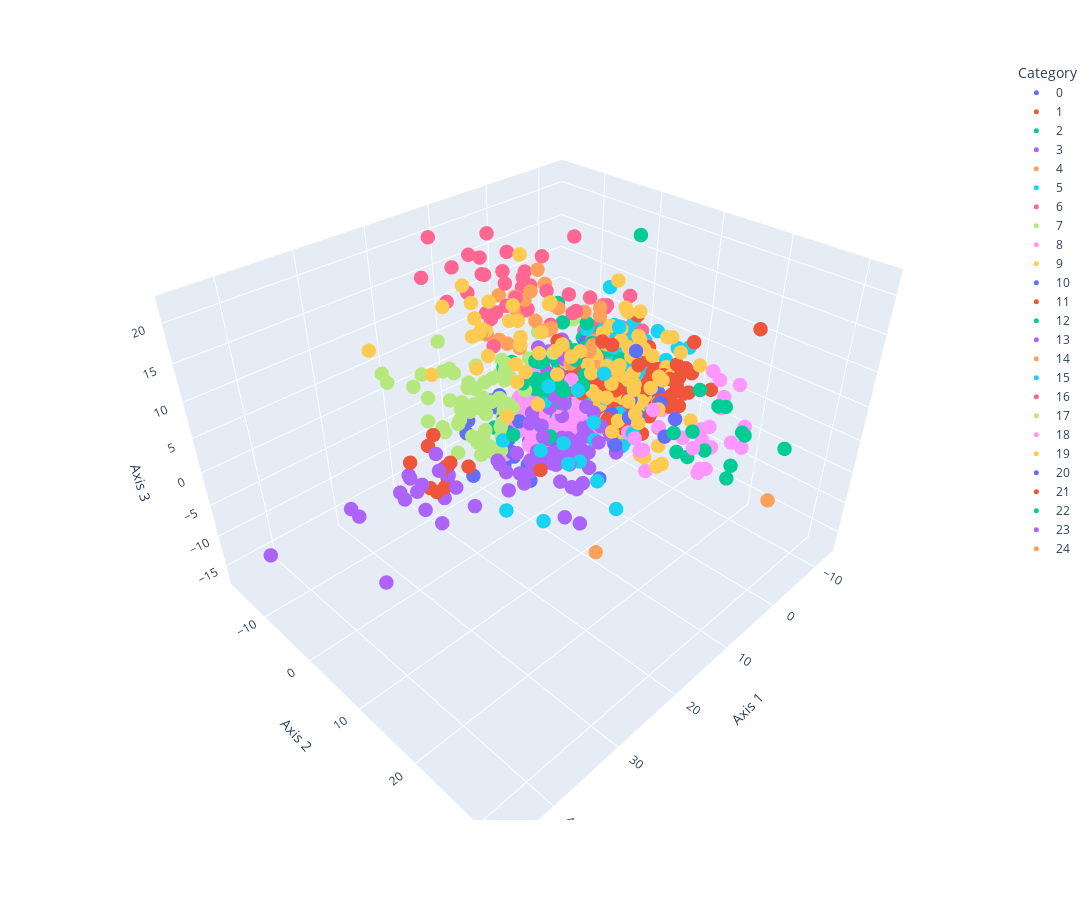

Here is the notebook cell this chart was saved with:
### Code cell
fig = px.scatter_3d(PCA_3D_Data, 
                    x='Axis 1', 
                    y='Axis 2', 
                    z='Axis 3',
                    color = "Category",
                    hover_data=['Metadata_EOS', "Metadata_Plate", "Metadata_Concentration"])

fig.update_layout(
    autosize=False,
    width=1300, ### change width
    height=900, ### change height
    #title = "If you want a title it goes here"])
    )

### marker size
fig.update_traces(marker={'size': 5})

fig.show()

### save as html file!
fig.write_html("./Figures/" + str(date.today()) + "_PCA_3D.html")

### Figure 1 — Plotly figure (JSON) as saved in the notebook; plotly's stock layout.template omitted (floating-point values rounded to 4 significant figures; data arrays with more than 128 entries replaced by an {"elided": "..."} marker saying what was removed)
{"data": [{"customdata": {"elided": "375x3 mixed values"}, "hovertemplate": "Category=0<br>Axis 1=%{x}<br>Axis 2=%{y}<br>Axis 3=%{z}<br>Metadata_EOS=%{customdata[0]}<br>Metadata_Plate=%{customdata[1]}<br>Metadata_Concentration=%{customdata[2]}<extra></extra>", "legendgroup": "0", "marker": {"color": "#636efa", "size": 5, "symbol": "circle"}, "mode": "markers", "name": "0", "scene": "scene", "showlegend": true, "type": "scatter3d", "x": {"elided": "375 float values"}, "y": {"elided": "375 float values"}, "z": {"elided": "375 float values"}}, {"customdata": {"elided": "376x3 mixed values"}, "hovertemplate": "Category=1<br>Axis 1=%{x}<br>Axis 2=%{y}<br>Axis 3=%{z}<br>Metadata_EOS=%{customdata[0]}<br>Metadata_Plate=%{customdata[1]}<br>Metadata_Concentration=%{customdata[2]}<extra></extra>", "legendgroup": "1", "marker": {"color": "#EF553B", "size": 5, "symbol": "circle"}, "mode": "markers", "name": "1", "scene": "scene", "showlegend": true, "type": "scatter3d", "x": {"elided": "376 float values"}, "y": {"elided": "376 float values"}, "z": {"elided": "376 float values"}}, {"customdata": {"elided": "340x3 mixed values"}, "hovertemplate": "Category=2<br>Axis 1=%{x}<br>Axis 2=%{y}<br>Axis 3=%{z}<br>Metadata_EOS=%{customdata[0]}<br>Metadata_Plate=%{customdata[1]}<br>Metadata_Concentration=%{customdata[2]}<extra></extra>", "legendgroup": "2", "marker": {"color": "#00cc96", "size": 5, "symbol": "circle"}, "mode": "markers", "name": "2", "scene": "scene", "showlegend": true, "type": "scatter3d", "x": {"elided": "340 float values"}, "y": {"elided": "340 float values"}, "z": {"elided": "340 float values"}}, {"customdata": {"elided": "169x3 mixed values"}, "hovertemplate": "Category=3<br>Axis 1=%{x}<br>Axis 2=%{y}<br>Axis 3=%{z}<br>Metadata_EOS=%{customdata[0]}<br>Metadata_Plate=%{customdata[1]}<br>Metadata_Concentration=%{customdata[2]}<extra></extra>", "legendgroup": "3", "marker": {"color": "#ab63fa", "size": 5, "symbol": "circle"}, "mode": "markers", "name": "3", "scene": "scene", "showlegend": true, "type": "scatter3d", "x": {"elided": "169 float values"}, "y": {"elided": "169 float values"}, "z": {"elided": "169 float values"}}, {"customdata": [["EOS102385", "B1007", 10], ["EOS102321", "B1007", 10], ["EOS100800", "B1003", 10], ["EOS101294", "B1004", 10], ["EOS101377", "B1004", 10], ["EOS102386", "B1007", 10]], "hovertemplate": "Category=4<br>Axis 1=%{x}<br>Axis 2=%{y}<br>Axis 3=%{z}<br>Metadata_EOS=%{customdata[0]}<br>Metadata_Plate=%{customdata[1]}<br>Metadata_Concentration=%{customdata[2]}<extra></extra>", "legendgroup": "4", "marker": {"color": "#FFA15A", "size": 5, "symbol": "circle"}, "mode": "markers", "name": "4", "scene": "scene", "showlegend": true, "type": "scatter3d", "x": [-5.079, -5.174, -5.229, -2.759, -2.278, -5.168], "y": [-4.153, -4.182, -2.891, -1.444, -3.033, -3.647], "z": [-0.8866, -1.5, 3.472, 0.4735, 0.7907, 0.01257]}, {"customdata": {"elided": "135x3 mixed values"}, "hovertemplate": "Category=5<br>Axis 1=%{x}<br>Axis 2=%{y}<br>Axis 3=%{z}<br>Metadata_EOS=%{customdata[0]}<br>Metadata_Plate=%{customdata[1]}<br>Metadata_Concentration=%{customdata[2]}<extra></extra>", "legendgroup": "5", "marker": {"color": "#19d3f3", "size": 5, "symbol": "circle"}, "mode": "markers", "name": "5", "scene": "scene", "showlegend": true, "type": "scatter3d", "x": {"elided": "135 float values"}, "y": {"elided": "135 float values"}, "z": {"elided": "135 float values"}}, {"customdata": {"elided": "62x3 mixed values"}, "hovertemplate": "Category=6<br>Axis 1=%{x}<br>Axis 2=%{y}<br>Axis 3=%{z}<br>Metadata_EOS=%{customdata[0]}<br>Metadata_Plate=%{customdata[1]}<br>Metadata_Concentration=%{customdata[2]}<extra></extra>", "legendgroup": "6", "marker": {"color": "#FF6692", "size": 5, "symbol": "circle"}, "mode": "markers", "name": "6", "scene": "scene", "showlegend": true, "type": "scatter3d", "x": [-8.724, -7.131, -5.637, -6.45, -6.202, -6.079, -6.522, -5.375, -6.462, -8.861, -7.693, -6.031, -9.531, -11.91, -7.641, -6.501, -5.639, -7.97, -9.206, -6.0, -7.685, -6.72, -10.3, -8.766, -6.033, -6.186, -8.328, -5.235, -6.396, -10.3, -6.347, -9.993, -10.2, -6.833, -6.408, -9.892, -7.305, -5.509, -5.583, -6.041, -11.2, -6.621, -10.18, -5.861, -7.5, -10.12, -7.459, -7.708, -9.468, -6.788, -6.386, -7.293, -8.715, -7.325, -9.366, -8.1, -4.243, -7.547, -8.412, -9.862, -6.194, -1.422], "y": [-2.431, -3.361, -2.925, -0.8462, -2.26, -1.414, -5.581, -3.595, -2.914, -2.467, -2.999, -1.851, 0.439, 0.5413, -2.713, -1.17, -3.681, -3.887, -0.9204, -0.8824, -2.07, -4.238, -5.57, -3.208, -2.788, -2.491, -1.822, -3.409, -3.419, -4.509, -5.172, -0.5204, -3.864, -2.178, -3.211, -1.043, -4.989, -2.343, -1.264, -1.432, -5.575, -4.371, -1.855, -4.073, -3.567, -1.258, -3.91, -4.181, -0.04334, -2.624, -2.688, -1.234, -1.077, -0.7319, 0.01117, -0.8385, -3.0, -2.585, -2.665, -7.687, -1.997, -3.824], "z": [-0.3744, 0.1814, 0.9714, 2.648, -1.015, 0.6599, 3.581, -1.114, 0.6606, 0.545, 0.6034, -2.074, 0.2501, 3.845, 0.873, -0.5509, -0.4863, 0.1743, 3.207, -0.03955, 1.606, -0.6682, 6.207, 0.7054, 1.855, -0.8244, 0.3957, -1.256, 0.7404, 0.04613, -0.5691, 2.648, -0.7011, 0.01717, -0.7149, 2.45, 3.659, 2.27, -0.9595, 8.902, 5.892, -0.1147, 4.151, 1.07, 5.278, 2.858, 1.657, 0.1528, 9.917, -0.8049, -0.1661, 0.4802, -0.4264, 4.211, -0.8794, 1.481, -0.675, 2.393, -0.4425, 6.846, 2.132, 1.333]}, {"customdata": {"elided": "217x3 mixed values"}, "hovertemplate": "Category=7<br>Axis 1=%{x}<br>Axis 2=%{y}<br>Axis 3=%{z}<br>Metadata_EOS=%{customdata[0]}<br>Metadata_Plate=%{customdata[1]}<br>Metadata_Concentration=%{customdata[2]}<extra></extra>", "legendgroup": "7", "marker": {"color": "#B6E880", "size": 5, "symbol": "circle"}, "mode": "markers", "name": "7", "scene": "scene", "showlegend": true, "type": "scatter3d", "x": {"elided": "217 float values"}, "y": {"elided": "217 float values"}, "z": {"elided": "217 float values"}}, {"customdata": {"elided": "146x3 mixed values"}, "hovertemplate": "Category=8<br>Axis 1=%{x}<br>Axis 2=%{y}<br>Axis 3=%{z}<br>Metadata_EOS=%{customdata[0]}<br>Metadata_Plate=%{customdata[1]}<br>Metadata_Concentration=%{customdata[2]}<extra></extra>", "legendgroup": "8", "marker": {"color": "#FF97FF", "size": 5, "symbol": "circle"}, "mode": "markers", "name": "8", "scene": "scene", "showlegend": true, "type": "scatter3d", "x": {"elided": "146 float values"}, "y": {"elided": "146 float values"}, "z": {"elided": "146 float values"}}, {"customdata": {"elided": "66x3 mixed values"}, "hovertemplate": "Category=9<br>Axis 1=%{x}<br>Axis 2=%{y}<br>Axis 3=%{z}<br>Metadata_EOS=%{customdata[0]}<br>Metadata_Plate=%{customdata[1]}<br>Metadata_Concentration=%{customdata[2]}<extra></extra>", "legendgroup": "9", "marker": {"color": "#FECB52", "size": 5, "symbol": "circle"}, "mode": "markers", "name": "9", "scene": "scene", "showlegend": true, "type": "scatter3d", "x": [0.9151, -1.168, 1.259, -7.846, 6.483, 1.302, -3.214, 0.8973, 2.95, -0.4929, 1.014, 0.7493, -3.366, -3.24, -5.565, 1.528, -0.9467, 4.308, -9.495, -1.393, 1.082, 2.873, 4.691, 0.6064, 1.83, -0.343, -1.975, 2.941, -5.306, 2.389, -0.0566, -2.973, 3.11, 0.9822, -3.164, -3.345, 3.656, -5.11, -2.275, -1.759, 2.871, 1.904, 3.684, -2.134, -2.873, -4.491, 0.6035, -5.721, -0.0733, 0.4228, -1.047, 11.65, 1.165, -3.068, 1.29, -2.211, 2.893, -4.306, -2.241, 9.065, -1.952, 0.6408, -0.5247, -2.667, 0.5825, -3.478], "y": [5.422, 7.075, 14.71, 8.28, 11.27, 10.31, 7.842, 4.213, 7.786, 6.05, 9.993, 9.746, 11.24, 2.89, 7.899, 14.66, 5.695, 13.59, 12.48, 8.946, 11.77, 11.89, 8.545, 9.202, 6.354, 13.05, 9.044, 4.595, 10.6, 15.57, 12.91, 6.531, 6.153, 5.253, 8.588, 10.79, 9.806, 14.93, 8.196, 2.649, 3.563, 15.99, 4.932, 5.241, 7.029, 8.782, 7.056, 10.77, 2.469, 6.813, 6.063, 12.98, 12.57, 4.028, 12.78, 7.848, 10.66, 5.916, 5.532, 15.15, 10.24, 2.807, 15.48, 5.684, 8.333, 5.604], "z": [11.31, 3.215, -2.432, 2.78, 0.6766, 15.23, 7.267, 9.818, 4.661, 3.923, 4.686, 3.653, 10.3, 15.29, -0.1967, 7.543, 2.161, 2.073, 4.133, -3.838, -5.437, 1.92, 3.695, -3.196, -1.902, 1.665, 0.3399, 2.103, 9.26, -4.686, 6.637, 3.234, 0.7967, 5.375, 0.3986, 0.4205, 0.2691, -1.441, -1.711, 6.497, 5.67, -4.306, 5.343, 12.67, 0.7798, -0.3868, 9.733, 3.48, 5.127, 11.22, -0.06337, 9.043, -5.412, 3.296, 5.502, 9.025, 3.271, 8.028, 12.15, 11.31, 7.763, 5.95, 10.95, 6.878, -3.888, 5.137]}, {"customdata": {"elided": "59x3 mixed values"}, "hovertemplate": "Category=10<br>Axis 1=%{x}<br>Axis 2=%{y}<br>Axis 3=%{z}<br>Metadata_EOS=%{customdata[0]}<br>Metadata_Plate=%{customdata[1]}<br>Metadata_Concentration=%{customdata[2]}<extra></extra>", "legendgroup": "10", "marker": {"color": "#636efa", "size": 5, "symbol": "circle"}, "mode": "markers", "name": "10", "scene": "scene", "showlegend": true, "type": "scatter3d", "x": [3.791, 11.48, 5.548, 8.126, 11.79, 12.94, 5.904, 11.17, 9.372, 3.132, 8.489, 16.95, 4.088, 7.982, 8.568, 9.8, 5.171, 4.383, 6.047, 8.664, 4.132, 3.279, 8.107, 4.651, 5.0, 11.33, 6.924, 6.105, 8.727, 7.981, 5.749, 10.55, 9.851, 3.035, 12.74, 9.49, 6.355, 7.389, 9.77, 5.859, 3.724, 3.012, 4.446, 3.333, 13.24, 14.52, 10.52, 6.61, 8.472, 13.5, 9.439, 6.596, 9.547, 6.125, 11.19, 4.973, 5.163, 4.837, 8.875], "y": [-6.174, -3.166, -5.232, -5.285, -1.23, -1.9, -4.829, -0.7168, -7.347, -3.851, -5.001, -3.711, -2.793, -0.04376, -1.365, -0.5846, -0.3428, 0.492, -2.986, -1.405, -6.017, -5.82, -0.7321, -3.248, -0.8344, -4.271, -1.381, -4.782, 2.794, -4.94, -6.996, -3.568, -4.126, -1.068, -0.4908, -4.766, -5.057, 2.139, -7.856, -2.462, -3.204, -3.834, -2.52, -5.418, -8.678, -0.0946, -8.305, -3.652, -1.538, -8.827, -5.784, -6.468, -6.831, -0.3443, -3.715, -2.831, -2.69, -3.97, -6.357], "z": [-3.31, -8.137, -2.613, -5.221, -6.95, -8.156, -5.024, -1.253, -2.934, -3.256, -4.786, -8.735, -5.045, -5.373, -12.9, -9.048, -4.911, -3.361, -6.971, -5.957, -2.688, -2.627, -5.706, -4.997, -3.641, 1.269, -4.513, -0.3439, -6.623, -3.129, -4.649, -4.693, -5.435, -6.254, -5.353, -7.078, -1.502, -4.736, -1.902, -3.889, -3.033, -4.001, -0.8313, -4.183, -3.95, -2.726, -3.102, 0.7112, -3.995, -5.992, -4.925, -3.444, -2.5, -8.952, -2.26, -2.854, -3.937, -2.124, -2.777]}, {"customdata": {"elided": "57x3 mixed values"}, "hovertemplate": "Category=11<br>Axis 1=%{x}<br>Axis 2=%{y}<br>Axis 3=%{z}<br>Metadata_EOS=%{customdata[0]}<br>Metadata_Plate=%{customdata[1]}<br>Metadata_Concentration=%{customdata[2]}<extra></extra>", "legendgroup": "11", "marker": {"color": "#EF553B", "size": 5, "symbol": "circle"}, "mode": "markers", "name": "11", "scene": "scene", "showlegend": true, "type": "scatter3d", "x": [-5.062, -2.412, 2.531, -5.583, -5.74, -0.1997, -7.65, -3.252, -7.003, -6.31, -0.8474, -4.833, -3.769, -7.534, -2.847, -2.558, -7.636, -3.736, -5.545, -2.951, -3.406, -9.187, -0.368, -8.731, 1.204, 3.098, -8.336, -0.9272, -3.571, -3.741, -3.131, -5.581, -4.947, -4.475, -2.707, -1.342, 1.781, -2.763, -4.571, -6.231, -4.394, -7.271, -3.613, -8.708, 3.884, -1.155, -5.904, -5.493, -2.951, -3.678, -0.3407, -4.268, -4.839, -12.54, -6.689, -0.8062, -4.239], "y": [8.015, 10.81, 7.077, 17.13, 6.731, 8.36, 5.878, 7.096, 9.057, 13.33, 9.02, 7.414, 8.368, 7.481, 10.24, 11.73, 12.41, 9.459, 11.21, 12.5, 12.53, 11.54, 11.68, 6.238, 9.009, 7.686, 11.1, 7.539, 9.263, 12.85, 11.02, 12.1, 9.184, 8.973, 6.889, 7.631, 4.98, 11.57, 13.22, 6.303, 11.05, 10.66, 8.582, 7.998, 8.236, 7.444, 12.86, 7.213, 8.438, 8.597, 5.718, 5.576, 6.915, 18.83, 8.782, 10.4, 7.825], "z": [-0.0979, -0.5571, 3.327, 4.117, 0.3457, -4.026, 0.6024, 4.516, 1.68, 9.234, -1.295, 4.839, -0.7244, 0.1278, 4.095, -2.882, 0.6719, -0.5349, 0.7277, 4.854, 0.445, 2.651, -0.04395, 1.272, -2.609, 10.31, 3.594, -1.557, 4.171, 6.806, 0.3822, 3.749, 2.588, -0.9991, -1.034, 1.05, 9.224, 1.29, 0.3121, 5.739, -0.8667, 1.181, 2.021, 0.7746, -0.1503, 0.4421, 1.482, -0.416, 1.065, 1.304, 1.29, 10.94, -0.9549, 10.81, 2.241, -3.65, -0.8393]}, {"customdata": [["EOS101804", "B1006", 10], ["EOS100499", "B1002", 10], ["EOS101209", "B1004", 10], ["EOS101293", "B1004", 10], ["EOS100824", "B1003", 10], ["EOS100414", "B1002", 10], ["EOS100280", "B1001", 10], ["EOS100465", "B1002", 10], ["EOS101240", "B1004", 10], ["EOS101632", "B1005", 10], ["EOS100193", "B1001", 10], ["EOS100028", "B1001", 10], ["EOS102000", "B1006", 10], ["EOS101805", "B1006", 10], ["EOS100536", "B1002", 10], ["EOS100070", "B1001", 10], ["EOS100353", "B1002", 10], ["EOS100880", "B1003", 10], ["EOS101764", "B1006", 10], ["EOS100342", "B1001", 10], ["EOS101310", "B1004", 10], ["EOS100333", "B1001", 10], ["EOS101567", "B1005", 10], ["EOS100135", "B1001", 10], ["EOS101357", "B1004", 10], ["EOS100124", "B1001", 10], ["EOS102393", "B1007", 10], ["EOS100544", "B1002", 10]], "hovertemplate": "Category=12<br>Axis 1=%{x}<br>Axis 2=%{y}<br>Axis 3=%{z}<br>Metadata_EOS=%{customdata[0]}<br>Metadata_Plate=%{customdata[1]}<br>Metadata_Concentration=%{customdata[2]}<extra></extra>", "legendgroup": "12", "marker": {"color": "#00cc96", "size": 5, "symbol": "circle"}, "mode": "markers", "name": "12", "scene": "scene", "showlegend": true, "type": "scatter3d", "x": [11.03, 10.6, 8.146, 7.583, 6.709, 6.359, 11.07, 9.423, 11.36, 4.118, 11.05, 6.275, 15.24, 7.005, 2.465, 10.05, 6.649, 10.38, 8.573, 7.941, 9.136, 7.567, 10.15, 13.28, 9.423, 10.1, 9.332, 4.434], "y": [-0.1211, 3.216, 1.076, -0.04863, 2.705, 5.986, 4.844, 0.5384, -3.266, 4.249, -3.689, -1.928, 2.438, 0.3801, 3.323, 6.111, -1.317, -2.738, 2.704, 3.511, 2.829, 3.996, 2.343, -3.255, 0.6902, 1.245, 4.913, 2.832], "z": [4.805, 4.987, -0.5286, 6.567, 3.478, 5.046, -0.928, 3.505, 5.985, 4.905, 0.1686, 5.22, 0.1494, 3.968, 4.058, 5.997, 5.675, 6.592, 3.262, 2.114, 2.115, 2.014, -1.009, -2.435, 5.104, 8.246, 5.814, 6.758]}, {"customdata": {"elided": "67x3 mixed values"}, "hovertemplate": "Category=13<br>Axis 1=%{x}<br>Axis 2=%{y}<br>Axis 3=%{z}<br>Metadata_EOS=%{customdata[0]}<br>Metadata_Plate=%{customdata[1]}<br>Metadata_Concentration=%{customdata[2]}<extra></extra>", "legendgroup": "13", "marker": {"color": "#ab63fa", "size": 5, "symbol": "circle"}, "mode": "markers", "name": "13", "scene": "scene", "showlegend": true, "type": "scatter3d", "x": [12.44, 5.151, 15.13, 14.12, 11.61, 11.75, 8.591, 16.76, 12.62, 5.297, 4.144, 5.671, 13.46, 6.348, 9.665, 13.58, 14.7, 8.994, 3.699, 7.808, 4.69, 13.71, -0.1071, 14.64, 9.15, 9.551, 10.34, 11.56, 11.53, 8.625, 13.27, 8.31, 1.596, 5.253, 10.04, 4.41, 7.466, 12.08, 15.11, 9.162, 10.3, 14.36, 7.235, 13.6, 4.844, 14.94, 9.088, 5.249, 11.5, 5.217, 8.637, 14.99, 5.567, 8.854, 9.505, 10.09, 2.914, 7.495, 8.06, 9.851, 8.681, 2.995, 8.175, 6.282, 13.3, 6.152, 11.34], "y": [8.085, 4.346, 0.8354, 4.47, 7.221, 2.503, 4.609, 1.055, 4.25, 4.253, 10.18, 8.671, 9.939, 2.427, 11.82, 1.285, 0.755, 1.852, 3.87, 6.031, 3.709, 4.285, 7.772, 3.715, 6.28, 3.207, 3.856, 9.305, 6.418, 2.567, 12.39, 8.398, 7.675, 5.287, 5.358, 4.635, 6.472, 3.528, 7.594, 8.569, 4.392, 4.523, 4.351, 3.808, 5.874, 3.221, 4.476, 6.992, 3.758, 6.352, 4.211, 11.94, 2.09, 8.743, 6.998, 5.593, 3.438, 6.485, 4.321, 4.028, 3.13, 8.159, 9.146, 6.309, 9.613, 4.186, 6.249], "z": [-5.729, -6.444, -6.675, -5.093, -2.063, 0.5582, -2.538, -3.816, -4.073, -6.497, -4.307, -0.1576, -9.954, -1.202, 0.8944, -4.157, -9.99, -7.579, -4.936, -3.312, -5.655, 3.633, -5.706, -7.222, -1.496, 1.965, -2.215, -6.441, -4.397, -3.458, -9.618, 3.913, -5.379, -3.687, -4.834, -2.859, -2.671, -3.449, 2.321, -2.091, -4.238, 2.479, -2.59, -3.999, -3.473, -5.693, -4.485, 0.9422, 0.371, -5.715, 3.965, 0.3926, 0.9265, -7.591, -3.57, -4.53, -3.953, -10.61, 2.399, -6.318, 3.44, -3.145, -5.231, -6.294, -1.079, -5.404, -3.302]}, {"customdata": [["EOS100030", "B1001", 10], ["EOS100174", "B1001", 10], ["EOS100156", "B1001", 10], ["EOS101430", "B1005", 10], ["EOS100063", "B1001", 10], ["EOS100157", "B1001", 10], ["EOS102283", "B1007", 10], ["EOS101521", "B1005", 10], ["EOS100432", "B1002", 10], ["EOS100953", "B1003", 10], ["EOS100682", "B1002", 10], ["EOS100990", "B1003", 10], ["EOS101960", "B1006", 10], ["EOS100463", "B1002", 10], ["EOS101246", "B1004", 10], ["EOS100586", "B1002", 10], ["EOS101257", "B1004", 10], ["EOS100958", "B1003", 10], ["EOS102018", "B1006", 10], ["EOS100603", "B1002", 10], ["EOS100370", "B1002", 10], ["EOS101216", "B1004", 10], ["EOS100822", "B1003", 10], ["EOS101752", "B1005", 10], ["EOS100699", "B1002", 10], ["EOS100649", "B1002", 10], ["EOS100850", "B1003", 10]], "hovertemplate": "Category=14<br>Axis 1=%{x}<br>Axis 2=%{y}<br>Axis 3=%{z}<br>Metadata_EOS=%{customdata[0]}<br>Metadata_Plate=%{customdata[1]}<br>Metadata_Concentration=%{customdata[2]}<extra></extra>", "legendgroup": "14", "marker": {"color": "#FFA15A", "size": 5, "symbol": "circle"}, "mode": "markers", "name": "14", "scene": "scene", "showlegend": true, "type": "scatter3d", "x": [1.219, 4.336, 7.104, 4.749, 7.709, -3.65, 6.096, 5.942, 6.784, 5.396, 2.441, -2.567, 2.473, 14.44, 0.7741, 5.377, -2.215, -2.275, 3.414, 0.537, 5.322, 6.692, 4.939, 3.919, 0.1292, 7.381, 5.191], "y": [3.645, -2.299, 1.032, -7.518, -6.393, -0.3161, -4.731, -9.793, -11.52, -3.47, -2.198, -2.138, -4.678, -3.807, -2.84, -2.776, -7.606, 0.8498, 1.053, -7.961, 5.919, -9.133, -2.012, -5.854, 1.9, -4.371, -7.474], "z": [4.643, 9.053, 11.64, 9.643, 6.753, 8.921, 13.16, 11.99, 5.766, 10.37, 11.56, 9.24, 14.19, 11.96, 4.727, 5.071, 8.414, 11.07, 5.04, 14.47, 9.602, 5.854, 9.367, 13.22, 6.791, 6.776, 12.35]}, {"customdata": [["EOS101115", "B1004", 10], ["EOS100631", "B1002", 10], ["EOS102418", "B1007", 10], ["EOS100703", "B1002", 10], ["EOS101673", "B1005", 10], ["EOS100700", "B1002", 10], ["EOS102379", "B1007", 10], ["EOS100154", "B1001", 10], ["EOS101944", "B1006", 10], ["EOS100604", "B1002", 10], ["EOS100601", "B1002", 10], ["EOS100837", "B1003", 10], ["EOS101221", "B1004", 10], ["EOS101399", "B1004", 10], ["EOS101392", "B1004", 10], ["EOS101334", "B1004", 10], ["EOS101474", "B1005", 10], ["EOS101282", "B1004", 10], ["EOS101299", "B1004", 10], ["EOS101609", "B1005", 10], ["EOS100479", "B1002", 10], ["EOS100039", "B1001", 10], ["EOS100179", "B1001", 10], ["EOS100489", "B1002", 10]], "hovertemplate": "Category=15<br>Axis 1=%{x}<br>Axis 2=%{y}<br>Axis 3=%{z}<br>Metadata_EOS=%{customdata[0]}<br>Metadata_Plate=%{customdata[1]}<br>Metadata_Concentration=%{customdata[2]}<extra></extra>", "legendgroup": "15", "marker": {"color": "#19d3f3", "size": 5, "symbol": "circle"}, "mode": "markers", "name": "15", "scene": "scene", "showlegend": true, "type": "scatter3d", "x": [0.4552, 1.882, 10.93, 7.765, 16.42, 9.277, 19.85, 6.529, 11.83, 9.649, 17.21, 10.35, 9.728, 3.88, 15.72, 9.709, 3.157, 1.271, 4.746, 7.851, 4.317, 10.57, 20.71, 0.735], "y": [8.539, 2.781, 7.111, 6.423, 1.793, 11.85, 5.851, 8.434, 10.76, 11.88, 9.279, 15.79, 2.549, 12.49, 12.41, 10.96, 10.34, 8.007, 10.0, 3.439, 8.081, 4.041, 13.26, 6.378], "z": [-5.264, -0.02696, -0.9683, 5.196, -0.4363, 10.59, -7.464, -1.994, -1.453, -5.116, 2.269, -6.976, 2.687, -0.2795, 1.122, 3.475, -3.679, -0.558, 14.33, 3.296, 3.22, 5.966, -4.263, -2.158]}, {"customdata": [["EOS101610", "B1005", 10], ["EOS100864", "B1003", 10], ["EOS100976", "B1003", 10], ["EOS100856", "B1003", 10], ["EOS100774", "B1003", 10], ["EOS100064", "B1001", 10], ["EOS100024", "B1001", 10], ["EOS100746", "B1003", 10], ["EOS102288", "B1007", 10], ["EOS100847", "B1003", 10], ["EOS100987", "B1003", 10], ["EOS100289", "B1001", 10], ["EOS101582", "B1005", 10], ["EOS101402", "B1004", 10], ["EOS100251", "B1001", 10], ["EOS100296", "B1001", 10], ["EOS100312", "B1001", 10], ["EOS101473", "B1005", 10], ["EOS100410", "B1002", 10], ["EOS100418", "B1002", 10], ["EOS100422", "B1002", 10], ["EOS101820", "B1006", 10], ["EOS101584", "B1005", 10], ["EOS101232", "B1004", 10], ["EOS101534", "B1005", 10], ["EOS101098", "B1004", 10], ["EOS101725", "B1005", 10], ["EOS101051", "B1003", 10], ["EOS100635", "B1002", 10], ["EOS101036", "B1003", 10], ["EOS101012", "B1003", 10], ["EOS100999", "B1003", 10], ["EOS101179", "B1004", 10], ["EOS101886", "B1006", 10]], "hovertemplate": "Category=16<br>Axis 1=%{x}<br>Axis 2=%{y}<br>Axis 3=%{z}<br>Metadata_EOS=%{customdata[0]}<br>Metadata_Plate=%{customdata[1]}<br>Metadata_Concentration=%{customdata[2]}<extra></extra>", "legendgroup": "16", "marker": {"color": "#FF6692", "size": 5, "symbol": "circle"}, "mode": "markers", "name": "16", "scene": "scene", "showlegend": true, "type": "scatter3d", "x": [14.56, 10.26, 5.309, 2.308, 0.5859, 10.34, 2.277, 8.179, 0.2086, 1.547, 6.081, 1.53, 3.034, 9.18, 6.086, -2.652, 5.037, 5.1, 9.961, 1.668, 8.909, 12.61, 2.53, 4.61, 3.074, -0.3673, 8.361, 3.012, 9.894, 7.876, 14.54, 4.339, 9.132, 3.041], "y": [-14.92, -6.289, -13.28, -11.97, -1.394, -7.57, -5.411, -7.909, -5.765, -8.329, -12.85, -1.262, -12.11, -8.728, -8.381, -4.405, -16.67, -5.208, -6.973, -9.232, -5.153, -15.42, -8.2, -13.28, -8.16, -1.663, -10.54, -8.399, -14.39, -4.493, -10.05, -7.7, -12.39, -3.787], "z": [15.65, 7.412, 13.56, 16.31, 10.49, 8.993, 17.74, 10.95, 6.968, 12.41, 14.03, 13.54, 13.71, 10.96, 14.22, 19.25, 15.29, 11.29, 11.01, 14.16, 13.17, 20.4, 9.122, 19.21, 14.15, 10.34, 17.86, 12.6, 15.76, 14.14, 13.99, 11.77, 12.56, 13.7]}, {"customdata": {"elided": "58x3 mixed values"}, "hovertemplate": "Category=17<br>Axis 1=%{x}<br>Axis 2=%{y}<br>Axis 3=%{z}<br>Metadata_EOS=%{customdata[0]}<br>Metadata_Plate=%{customdata[1]}<br>Metadata_Concentration=%{customdata[2]}<extra></extra>", "legendgroup": "17", "marker": {"color": "#B6E880", "size": 5, "symbol": "circle"}, "mode": "markers", "name": "17", "scene": "scene", "showlegend": true, "type": "scatter3d", "x": [14.55, 5.955, 11.27, 16.37, 21.59, 10.36, 13.73, 19.73, 11.67, 13.34, 12.67, 18.48, 11.81, 15.67, 11.91, 15.26, 23.59, 15.47, 18.3, 14.39, 15.31, 18.57, 18.1, 13.02, 20.03, 20.38, 25.13, 17.49, 16.2, 14.41, 18.5, 16.28, 15.95, 14.62, 16.29, 18.11, 9.719, 13.88, 13.38, 17.05, 13.24, 14.63, 8.338, 15.5, 19.12, 19.39, 12.49, 10.85, 19.0, 15.85, 13.34, 8.295, 18.26, 14.46, 10.79, 13.33, 18.56, 12.96], "y": [-6.407, -9.493, -10.52, -2.837, -6.155, -3.606, -4.335, -5.623, -3.956, -1.676, -1.565, -7.652, -5.017, -2.842, -7.015, -5.981, -12.71, 0.3422, -13.56, -4.831, -7.273, -4.492, 1.259, -3.892, -1.722, 1.507, -9.461, 0.01104, -2.788, 1.033, -11.21, -0.8968, -3.73, -12.36, -8.214, -7.293, -9.001, -1.265, -5.724, -6.131, -8.184, 0.1756, -9.966, 0.3602, -9.865, -3.626, -0.473, -4.245, -5.058, -1.082, -7.12, -6.45, 0.6214, -0.7202, 0.07141, -0.7955, -3.863, -0.7667], "z": [-4.801, 2.279, 0.4912, 8.531, 4.631, -0.4888, -0.595, -1.177, 4.628, -0.9032, 6.788, -2.013, 3.772, -2.661, -0.05087, 3.414, 6.223, 4.795, 1.56, -4.281, 0.6085, 7.661, 5.9, 1.198, 4.277, 1.104, 6.969, 3.271, -5.174, 7.783, 4.558, -2.794, 4.584, 7.451, 5.754, 6.512, 0.4906, -2.639, -0.5453, -1.426, -2.265, 2.585, 7.915, -3.175, -1.835, -3.612, 1.526, -2.209, 3.609, -3.969, -0.5304, 1.318, 1.474, -0.5772, 3.744, 8.441, 1.009, 2.294]}, {"customdata": [["EOS101084", "B1004", 10], ["EOS100689", "B1002", 10], ["EOS100934", "B1003", 10], ["EOS101166", "B1004", 10], ["EOS101205", "B1004", 10], ["EOS101197", "B1004", 10], ["EOS101229", "B1004", 10], ["EOS101176", "B1004", 10], ["EOS101028", "B1003", 10], ["EOS101305", "B1004", 10], ["EOS101728", "B1005", 10], ["EOS102437", "B1007", 10], ["EOS101668", "B1005", 10], ["EOS101292", "B1004", 10], ["EOS101651", "B1005", 10], ["EOS101649", "B1005", 10], ["EOS101544", "B1005", 10], ["EOS102327", "B1007", 10], ["EOS101515", "B1005", 10], ["EOS101312", "B1004", 10], ["EOS101349", "B1004", 10], ["EOS100636", "B1002", 10], ["EOS101436", "B1005", 10], ["EOS100542", "B1002", 10], ["EOS101502", "B1005", 10]], "hovertemplate": "Category=18<br>Axis 1=%{x}<br>Axis 2=%{y}<br>Axis 3=%{z}<br>Metadata_EOS=%{customdata[0]}<br>Metadata_Plate=%{customdata[1]}<br>Metadata_Concentration=%{customdata[2]}<extra></extra>", "legendgroup": "18", "marker": {"color": "#FF97FF", "size": 5, "symbol": "circle"}, "mode": "markers", "name": "18", "scene": "scene", "showlegend": true, "type": "scatter3d", "x": [4.534, 1.06, -5.079, -0.697, -0.03358, -1.668, -1.605, -4.952, 4.031, -2.362, 2.744, 0.933, 3.42, 3.131, -3.11, -2.077, -2.442, 0.5891, -3.565, -7.791, 0.9714, 2.361, -3.518, 1.696, -2.76], "y": [13.37, 12.18, 16.78, 20.26, 25.91, 16.33, 19.33, 19.6, 21.82, 20.28, 14.52, 21.97, 22.5, 13.22, 19.84, 21.13, 23.01, 14.04, 18.91, 19.89, 21.12, 10.56, 23.93, 13.34, 11.91], "z": [-0.2773, -4.424, -1.929, 10.27, 2.32, -1.81, -0.6338, 4.42, 2.245, -1.662, 3.707, -2.424, -1.426, -2.989, 7.808, 4.83, 0.4043, -0.1447, 0.2525, 5.081, -2.871, -1.815, 2.712, -6.975, -0.04143]}, {"customdata": [["EOS100834", "B1003", 10], ["EOS100855", "B1003", 10], ["EOS100950", "B1003", 10], ["EOS100500", "B1002", 10], ["EOS100503", "B1002", 10], ["EOS100898", "B1003", 10], ["EOS100408", "B1002", 10], ["EOS100376", "B1002", 10], ["EOS100270", "B1001", 10], ["EOS100948", "B1003", 10], ["EOS100140", "B1001", 10], ["EOS100598", "B1002", 10], ["EOS100440", "B1002", 10], ["EOS102252", "B1007", 10], ["EOS101517", "B1005", 10], ["EOS101711", "B1005", 10], ["EOS101532", "B1005", 10], ["EOS101302", "B1004", 10], ["EOS101196", "B1004", 10], ["EOS101796", "B1006", 10], ["EOS101807", "B1006", 10], ["EOS101852", "B1006", 10], ["EOS101389", "B1004", 10], ["EOS101744", "B1005", 10], ["EOS101281", "B1004", 10], ["EOS101633", "B1005", 10], ["EOS101985", "B1006", 10], ["EOS101455", "B1005", 10], ["EOS102036", "B1006", 10], ["EOS102282", "B1007", 10], ["EOS102337", "B1007", 10], ["EOS102159", "B1007", 10], ["EOS101101", "B1004", 10]], "hovertemplate": "Category=19<br>Axis 1=%{x}<br>Axis 2=%{y}<br>Axis 3=%{z}<br>Metadata_EOS=%{customdata[0]}<br>Metadata_Plate=%{customdata[1]}<br>Metadata_Concentration=%{customdata[2]}<extra></extra>", "legendgroup": "19", "marker": {"color": "#FECB52", "size": 5, "symbol": "circle"}, "mode": "markers", "name": "19", "scene": "scene", "showlegend": true, "type": "scatter3d", "x": [11.88, 9.955, 20.9, 12.06, 11.44, 18.19, 10.73, 28.15, 22.48, 17.63, 13.12, 15.01, 13.85, 13.39, 10.55, 17.26, 10.57, 12.98, 14.7, 16.03, 9.15, 9.178, 14.8, 13.39, 13.51, 16.16, 14.78, 15.24, 13.55, 17.57, 9.317, 8.723, 14.65], "y": [6.5, -1.577, -2.942, 5.698, 4.881, -2.51, 9.271, -7.974, -3.852, 4.027, 7.958, 4.552, -2.903, 2.078, -0.887, -2.15, -2.885, 0.3752, 2.735, -1.855, 6.458, 1.475, -2.299, -6.818, -3.986, -2.966, -3.938, 7.07, 1.334, -1.316, -2.658, 4.524, 6.262], "z": [12.57, 9.347, 18.14, 18.64, 17.92, 20.03, 13.15, 13.3, 9.372, 4.856, 10.48, 10.18, 16.32, 13.25, 21.97, 17.62, 12.49, 16.69, 7.812, 13.9, 10.63, 12.05, 9.453, 9.847, 11.76, 14.9, 11.89, 13.82, 9.288, 9.261, 12.15, 11.38, 6.199]}, {"customdata": [["EOS101682", "B1005", 10], ["EOS101479", "B1005", 10], ["EOS100618", "B1002", 10], ["EOS100986", "B1003", 10], ["EOS101773", "B1006", 10], ["EOS101113", "B1004", 10], ["EOS100122", "B1001", 10], ["EOS100103", "B1001", 10], ["EOS101076", "B1004", 10], ["EOS100061", "B1001", 10], ["EOS100992", "B1003", 10], ["EOS100759", "B1003", 10]], "hovertemplate": "Category=20<br>Axis 1=%{x}<br>Axis 2=%{y}<br>Axis 3=%{z}<br>Metadata_EOS=%{customdata[0]}<br>Metadata_Plate=%{customdata[1]}<br>Metadata_Concentration=%{customdata[2]}<extra></extra>", "legendgroup": "20", "marker": {"color": "#636efa", "size": 5, "symbol": "circle"}, "mode": "markers", "name": "20", "scene": "scene", "showlegend": true, "type": "scatter3d", "x": [-0.4616, 3.179, 10.29, 8.724, 3.084, -1.719, -4.79, 0.237, 1.201, 0.6566, -0.2579, 6.529], "y": [15.7, 11.17, 14.98, 11.42, 8.144, 12.29, 9.599, 7.956, 9.658, 10.69, 8.859, 19.34], "z": [1.385, 1.224, 2.383, -5.443, 0.2814, 1.65, 0.575, -1.902, 2.362, -0.05553, 8.58, 3.944]}, {"customdata": [["EOS101684", "B1005", 10], ["EOS100234", "B1001", 10], ["EOS101661", "B1005", 10], ["EOS100492", "B1002", 10], ["EOS101612", "B1005", 10], ["EOS100406", "B1002", 10], ["EOS100001", "B1001", 10], ["EOS100861", "B1003", 10], ["EOS101206", "B1004", 10], ["EOS100922", "B1003", 10], ["EOS100806", "B1003", 10], ["EOS101103", "B1004", 10]], "hovertemplate": "Category=21<br>Axis 1=%{x}<br>Axis 2=%{y}<br>Axis 3=%{z}<br>Metadata_EOS=%{customdata[0]}<br>Metadata_Plate=%{customdata[1]}<br>Metadata_Concentration=%{customdata[2]}<extra></extra>", "legendgroup": "21", "marker": {"color": "#EF553B", "size": 5, "symbol": "circle"}, "mode": "markers", "name": "21", "scene": "scene", "showlegend": true, "type": "scatter3d", "x": [22.15, 21.9, 24.75, 26.12, 22.84, 25.5, 21.79, 19.23, 25.75, 24.19, 27.98, 13.64], "y": [-2.645, -3.678, -1.667, -1.175, -0.995, 1.005, -5.433, -1.858, -1.403, 0.00989, -2.256, 5.698], "z": [-5.792, -7.913, -6.006, -4.326, -2.032, -0.468, -0.5351, -5.009, 1.804, -1.65, 0.01324, -4.495]}, {"customdata": [["EOS101069", "B1004", 10], ["EOS101252", "B1004", 10], ["EOS101287", "B1004", 10], ["EOS100254", "B1001", 10], ["EOS100444", "B1002", 10], ["EOS100641", "B1002", 10], ["EOS100459", "B1002", 10], ["EOS100466", "B1002", 10], ["EOS100474", "B1002", 10], ["EOS100595", "B1002", 10], ["EOS101593", "B1005", 10], ["EOS100585", "B1002", 10], ["EOS100311", "B1001", 10]], "hovertemplate": "Category=22<br>Axis 1=%{x}<br>Axis 2=%{y}<br>Axis 3=%{z}<br>Metadata_EOS=%{customdata[0]}<br>Metadata_Plate=%{customdata[1]}<br>Metadata_Concentration=%{customdata[2]}<extra></extra>", "legendgroup": "22", "marker": {"color": "#00cc96", "size": 5, "symbol": "circle"}, "mode": "markers", "name": "22", "scene": "scene", "showlegend": true, "type": "scatter3d", "x": [-0.2568, 4.672, -0.1123, -1.94, 1.944, 3.353, 8.846, 8.112, -0.759, 5.552, 1.847, 3.519, -3.054], "y": [25.57, 27.28, 26.03, 20.83, 20.46, 26.81, 22.84, 21.68, 22.57, 22.5, 22.06, 20.83, 29.89], "z": [4.249, 1.021, 4.125, 4.995, 8.917, 1.912, 4.695, 6.404, 6.264, 5.729, 0.9245, 0.1605, 2.658]}, {"customdata": [["EOS101921", "B1006", 10], ["EOS100956", "B1003", 10], ["EOS100931", "B1003", 10], ["EOS102213", "B1007", 10], ["EOS102214", "B1007", 10], ["EOS102250", "B1007", 10], ["EOS100885", "B1003", 10], ["EOS101898", "B1006", 10], ["EOS101535", "B1005", 10], ["EOS101851", "B1006", 10], ["EOS101827", "B1006", 10], ["EOS100248", "B1001", 10], ["EOS100255", "B1001", 10], ["EOS100579", "B1002", 10], ["EOS101147", "B1004", 10], ["EOS101234", "B1004", 10], ["EOS100660", "B1002", 10], ["EOS100613", "B1002", 10], ["EOS101442", "B1005", 10], ["EOS100807", "B1003", 10]], "hovertemplate": "Category=23<br>Axis 1=%{x}<br>Axis 2=%{y}<br>Axis 3=%{z}<br>Metadata_EOS=%{customdata[0]}<br>Metadata_Plate=%{customdata[1]}<br>Metadata_Concentration=%{customdata[2]}<extra></extra>", "legendgroup": "23", "marker": {"color": "#ab63fa", "size": 5, "symbol": "circle"}, "mode": "markers", "name": "23", "scene": "scene", "showlegend": true, "type": "scatter3d", "x": [27.56, 21.17, 28.24, 34.87, 32.53, 27.83, 24.57, 22.62, 27.66, 22.15, 44.98, 25.41, 27.54, 28.64, 32.95, 29.67, 23.4, 30.04, 21.33, 26.09], "y": [-0.8207, 1.33, 3.68, -5.779, -8.091, -0.1954, 0.7072, -0.4175, -1.817, -3.597, -8.402, -6.514, -4.824, 3.866, -3.109, 5.391, -1.216, -2.014, 6.531, -5.27], "z": [-2.807, -8.622, 2.119, -5.261, -9.228, -6.246, -2.141, -5.758, -4.384, -9.542, -8.017, -5.591, -7.413, 4.824, -17.08, -3.931, -2.467, -3.294, 0.9149, -5.065]}, {"customdata": [["EOS100663", "B1002", 10], ["EOS101133", "B1004", 10]], "hovertemplate": "Category=24<br>Axis 1=%{x}<br>Axis 2=%{y}<br>Axis 3=%{z}<br>Metadata_EOS=%{customdata[0]}<br>Metadata_Plate=%{customdata[1]}<br>Metadata_Concentration=%{customdata[2]}<extra></extra>", "legendgroup": "24", "marker": {"color": "#FFA15A", "size": 5, "symbol": "circle"}, "mode": "markers", "name": "24", "scene": "scene", "showlegend": true, "type": "scatter3d", "x": [3.649, 17.78], "y": [32.4, 19.08], "z": [0.09076, -7.327]}], "layout": {"autosize": false, "height": 900, "legend": {"title": {"text": "Category"}, "tracegroupgap": 0}, "margin": {"t": 60}, "scene": {"domain": {"x": [0, 1], "y": [0, 1]}, "xaxis": {"title": {"text": "Axis 1"}}, "yaxis": {"title": {"text": "Axis 2"}}, "zaxis": {"title": {"text": "Axis 3"}}}, "width": 1300}}
